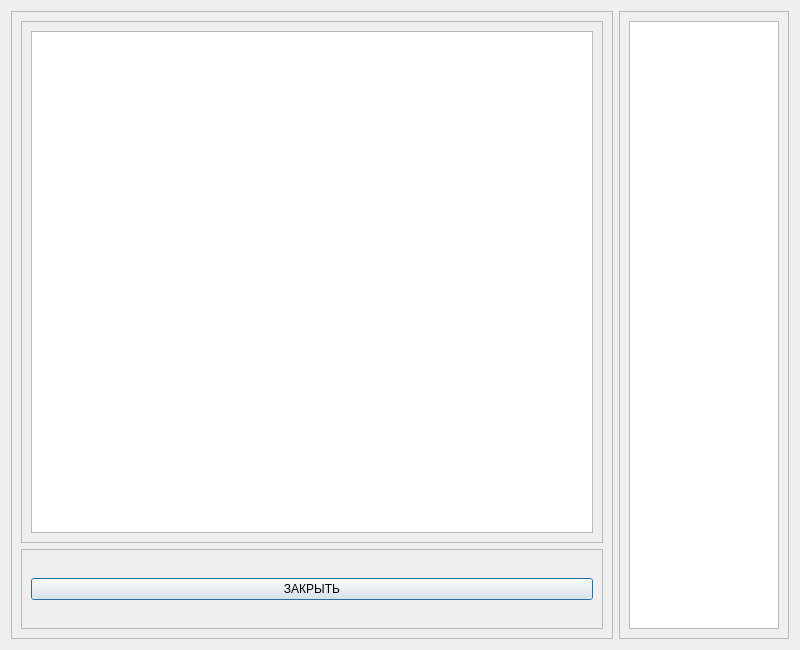
<?xml version="1.0" encoding="UTF-8"?>
<ui version="4.0">
 <class>DisplayPortView</class>
 <widget class="QDialog" name="DisplayPortView">
  <property name="geometry">
   <rect>
    <x>0</x>
    <y>0</y>
    <width>800</width>
    <height>650</height>
   </rect>
  </property>
  <property name="sizePolicy">
   <sizepolicy hsizetype="Preferred" vsizetype="Preferred">
    <horstretch>0</horstretch>
    <verstretch>0</verstretch>
   </sizepolicy>
  </property>
  <property name="minimumSize">
   <size>
    <width>800</width>
    <height>650</height>
   </size>
  </property>
  <property name="maximumSize">
   <size>
    <width>800</width>
    <height>650</height>
   </size>
  </property>
  <property name="windowTitle">
   <string>Окно просмотра данных</string>
  </property>
  <layout class="QHBoxLayout" name="horizontalLayout">
   <item>
    <widget class="QFrame" name="frame_main">
     <property name="frameShape">
      <enum>QFrame::StyledPanel</enum>
     </property>
     <property name="frameShadow">
      <enum>QFrame::Raised</enum>
     </property>
     <layout class="QVBoxLayout" name="verticalLayout">
      <item>
       <widget class="QFrame" name="frame_display">
        <property name="frameShape">
         <enum>QFrame::StyledPanel</enum>
        </property>
        <property name="frameShadow">
         <enum>QFrame::Raised</enum>
        </property>
        <layout class="QVBoxLayout" name="verticalLayout_2">
         <item>
          <widget class="QChartView" name="viewport"/>
         </item>
        </layout>
       </widget>
      </item>
      <item>
       <widget class="QFrame" name="frame_controls">
        <property name="minimumSize">
         <size>
          <width>0</width>
          <height>80</height>
         </size>
        </property>
        <property name="maximumSize">
         <size>
          <width>16777215</width>
          <height>80</height>
         </size>
        </property>
        <property name="frameShape">
         <enum>QFrame::StyledPanel</enum>
        </property>
        <property name="frameShadow">
         <enum>QFrame::Raised</enum>
        </property>
        <layout class="QVBoxLayout" name="verticalLayout_3">
         <item>
          <widget class="QPushButton" name="pb_close">
           <property name="text">
            <string>ЗАКРЫТЬ</string>
           </property>
          </widget>
         </item>
        </layout>
       </widget>
      </item>
     </layout>
    </widget>
   </item>
   <item>
    <widget class="QFrame" name="frame_results">
     <property name="minimumSize">
      <size>
       <width>170</width>
       <height>0</height>
      </size>
     </property>
     <property name="maximumSize">
      <size>
       <width>170</width>
       <height>16777215</height>
      </size>
     </property>
     <property name="frameShape">
      <enum>QFrame::StyledPanel</enum>
     </property>
     <property name="frameShadow">
      <enum>QFrame::Raised</enum>
     </property>
     <layout class="QVBoxLayout" name="verticalLayout_4">
      <item>
       <widget class="QTextEdit" name="te_params">
        <property name="minimumSize">
         <size>
          <width>150</width>
          <height>0</height>
         </size>
        </property>
        <property name="maximumSize">
         <size>
          <width>150</width>
          <height>16777215</height>
         </size>
        </property>
       </widget>
      </item>
     </layout>
    </widget>
   </item>
  </layout>
 </widget>
 <customwidgets>
  <customwidget>
   <class>QChartView</class>
   <extends>QGraphicsView</extends>
   <header location="global">QtCharts.h</header>
  </customwidget>
 </customwidgets>
 <resources/>
 <connections/>
</ui>
